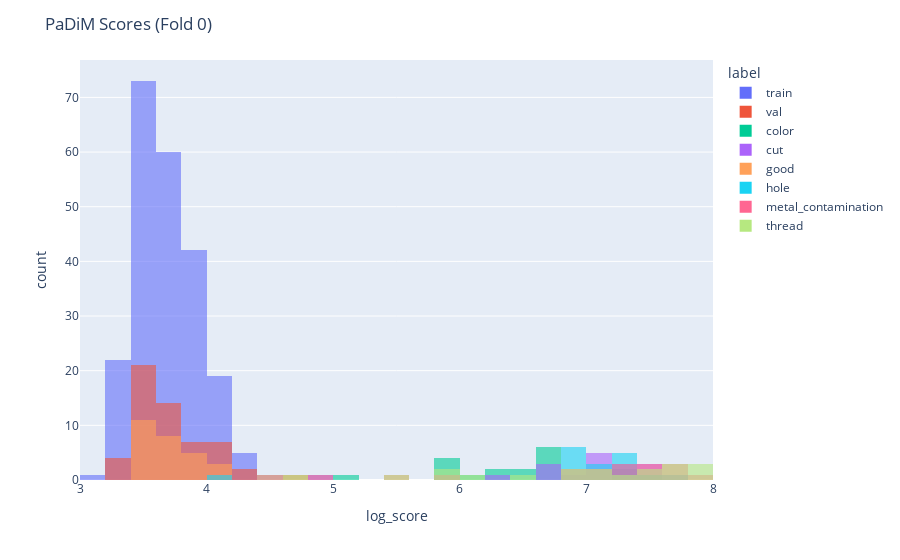
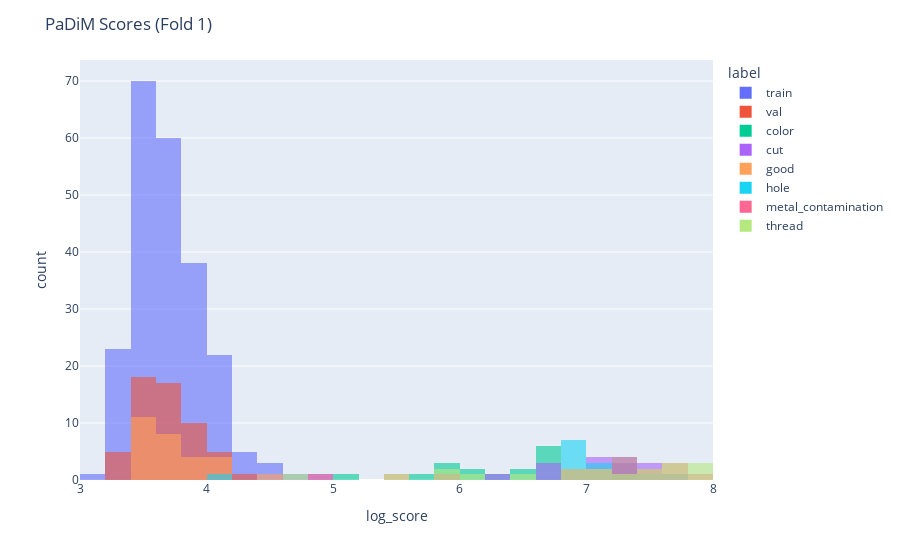
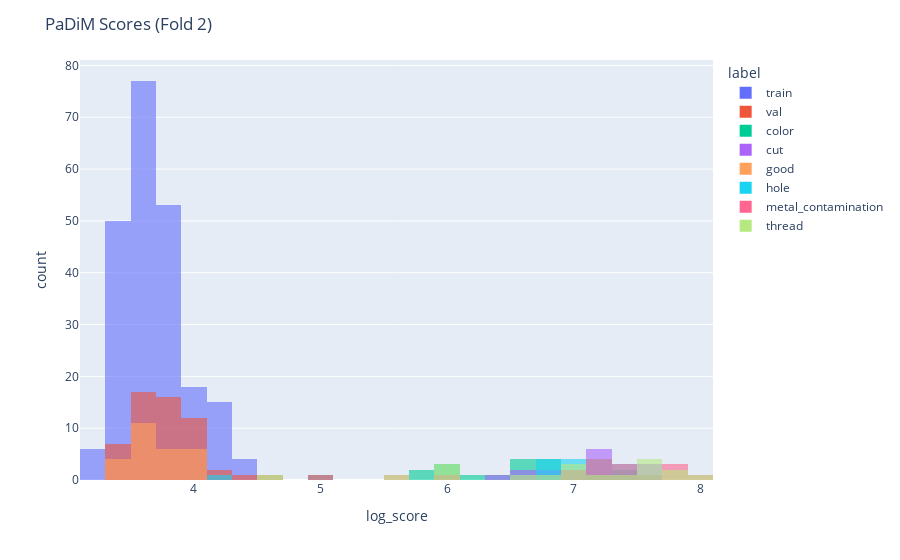
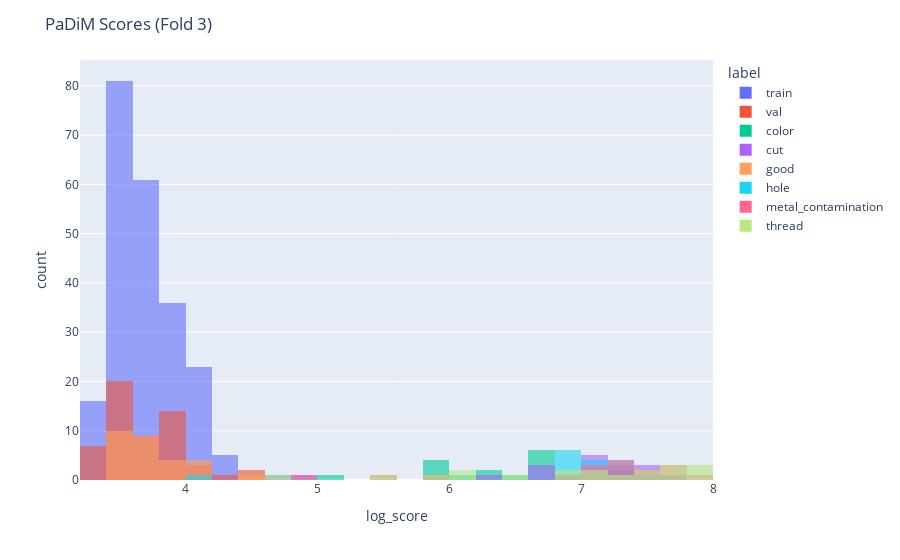

Notebook code cell kept with these figures, in order:
### Markdown cell above
#### PaDiMでの異常検知実験

### Code cell
# PaDiM マハラノビス距離ベースと同様に実装

# CV 各フォールドで PaDiM を学習・評価
all_results_PD = {}
for ifold, fold in enumerate(cv_folds):
    model_state = fit_padim(fold["train_loader"])
    scores_train = all_padim_scores(model_state, fold["train_loader"])
    scores_val = all_padim_scores(model_state, fold["val_loader"])
    scores_test, heatmaps_test = all_padim_scores(model_state, dev_test_loader, return_maps=True)

    all_results_PD[ifold] = {
        "model_state": model_state,
        "scores_train": scores_train,
        "scores_val": scores_val,
        "scores_test": scores_test,
        "heatmaps_test": heatmaps_test,
    }

    df_PD = pd.DataFrame({
        "score": np.r_[scores_train.numpy(), scores_val.numpy(), scores_test.numpy()],
        "label": (["train"] * len(scores_train) + ["val"] * len(scores_val) + dev_test_loader.dataset.labels),
    })

    # スコアを対数変換
    df_PD["log_score"] = np.log1p(df_PD["score"])

    # ヒストグラムの描画
    fig = px.histogram(
        df_PD, x="log_score", color="label", nbins=30, histnorm=None, opacity=0.6
    )
    fig.update_layout(barmode="overlay", title=f"PaDiM Scores (Fold {ifold})")
    fig.show()

### Figure 1 — Plotly figure (JSON) as saved in the notebook; plotly's stock layout.template omitted (floating-point values rounded to 4 significant figures; data arrays with more than 128 entries replaced by an {"elided": "..."} marker saying what was removed)
{"data": [{"bingroup": "x", "hovertemplate": "label=train<br>log_score=%{x}<br>count=%{y}<extra></extra>", "legendgroup": "train", "marker": {"color": "#636efa", "opacity": 0.6, "pattern": {"shape": ""}}, "name": "train", "nbinsx": 30, "orientation": "v", "showlegend": true, "type": "histogram", "x": {"elided": "224 float values"}, "xaxis": "x", "yaxis": "y"}, {"bingroup": "x", "hovertemplate": "label=val<br>log_score=%{x}<br>count=%{y}<extra></extra>", "legendgroup": "val", "marker": {"color": "#EF553B", "opacity": 0.6, "pattern": {"shape": ""}}, "name": "val", "nbinsx": 30, "orientation": "v", "showlegend": true, "type": "histogram", "x": [3.853, 4.033, 3.754, 3.489, 3.555, 3.549, 3.708, 3.772, 3.54, 3.595, 3.733, 3.886, 3.861, 3.538, 3.497, 3.511, 3.425, 3.519, 3.628, 3.574, 4.255, 3.405, 4.109, 3.892, 4.061, 3.48, 3.544, 3.769, 3.666, 3.395, 3.402, 3.569, 3.865, 3.661, 3.593, 3.844, 3.587, 3.669, 4.2, 3.54, 4.202, 3.725, 3.483, 3.389, 3.872, 3.424, 4.008, 4.774, 4.116, 3.739, 3.635, 3.603, 3.793, 4.118, 3.266, 3.355], "xaxis": "x", "yaxis": "y"}, {"bingroup": "x", "hovertemplate": "label=color<br>log_score=%{x}<br>count=%{y}<extra></extra>", "legendgroup": "color", "marker": {"color": "#00cc96", "opacity": 0.6, "pattern": {"shape": ""}}, "name": "color", "nbinsx": 30, "orientation": "v", "showlegend": true, "type": "histogram", "x": [6.746, 6.734, 5.843, 5.893, 6.539, 5.959, 6.206, 6.718, 6.668, 5.852, 6.08, 7.308, 7.406, 7.341, 5.1, 6.77, 6.329, 6.685, 6.486], "xaxis": "x", "yaxis": "y"}, {"bingroup": "x", "hovertemplate": "label=cut<br>log_score=%{x}<br>count=%{y}<extra></extra>", "legendgroup": "cut", "marker": {"color": "#ab63fa", "opacity": 0.6, "pattern": {"shape": ""}}, "name": "cut", "nbinsx": 30, "orientation": "v", "showlegend": true, "type": "histogram", "x": [7.134, 7.241, 7.413, 7.578, 6.612, 6.865, 7.131, 6.302, 6.706, 6.721, 7.075, 7.546, 7.637, 7.265, 7.258, 7.155, 7.009], "xaxis": "x", "yaxis": "y"}, {"bingroup": "x", "hovertemplate": "label=good<br>log_score=%{x}<br>count=%{y}<extra></extra>", "legendgroup": "good", "marker": {"color": "#FFA15A", "opacity": 0.6, "pattern": {"shape": ""}}, "name": "good", "nbinsx": 30, "orientation": "v", "showlegend": true, "type": "histogram", "x": [3.449, 3.6, 3.436, 3.761, 3.541, 3.527, 3.567, 3.85, 4.032, 3.475, 3.722, 3.494, 3.554, 3.665, 3.632, 3.784, 4.043, 3.654, 3.867, 4.517, 3.914, 3.958, 3.895, 3.717, 3.54, 3.724, 3.514, 4.049], "xaxis": "x", "yaxis": "y"}, {"bingroup": "x", "hovertemplate": "label=hole<br>log_score=%{x}<br>count=%{y}<extra></extra>", "legendgroup": "hole", "marker": {"color": "#19d3f3", "opacity": 0.6, "pattern": {"shape": ""}}, "name": "hole", "nbinsx": 30, "orientation": "v", "showlegend": true, "type": "histogram", "x": [6.967, 4.168, 7.353, 7.201, 7.084, 6.882, 7.474, 7.657, 7.239, 7.165, 7.351, 6.839, 7.024, 7.252, 6.921, 6.868, 6.879], "xaxis": "x", "yaxis": "y"}, {"bingroup": "x", "hovertemplate": "label=metal_contamination<br>log_score=%{x}<br>count=%{y}<extra></extra>", "legendgroup": "metal_contamination", "marker": {"color": "#FF6692", "opacity": 0.6, "pattern": {"shape": ""}}, "name": "metal_contamination", "nbinsx": 30, "orientation": "v", "showlegend": true, "type": "histogram", "x": [4.924, 5.516, 7.473, 7.676, 7.287, 7.763, 7.173, 7.972, 7.557, 6.908, 7.401, 7.155, 7.709, 7.366, 5.954, 7.267, 6.987], "xaxis": "x", "yaxis": "y"}, {"bingroup": "x", "hovertemplate": "label=thread<br>log_score=%{x}<br>count=%{y}<extra></extra>", "legendgroup": "thread", "marker": {"color": "#B6E880", "opacity": 0.6, "pattern": {"shape": ""}}, "name": "thread", "nbinsx": 30, "orientation": "v", "showlegend": true, "type": "histogram", "x": [7.256, 5.972, 7.102, 6.494, 6.829, 7.916, 7.923, 7.552, 7.728, 6.05, 7.09, 6.95, 7.435, 7.631, 5.982, 4.746, 7.63, 7.901, 5.566], "xaxis": "x", "yaxis": "y"}], "layout": {"barmode": "overlay", "legend": {"title": {"text": "label"}, "tracegroupgap": 0}, "margin": {"t": 60}, "title": {"text": "PaDiM Scores (Fold 0)"}, "xaxis": {"anchor": "y", "domain": [0, 1], "title": {"text": "log_score"}}, "yaxis": {"anchor": "x", "domain": [0, 1], "title": {"text": "count"}}}}

### Figure 2 — Plotly figure (JSON) as saved in the notebook; plotly's stock layout.template omitted (floating-point values rounded to 4 significant figures; data arrays with more than 128 entries replaced by an {"elided": "..."} marker saying what was removed)
{"data": [{"bingroup": "x", "hovertemplate": "label=train<br>log_score=%{x}<br>count=%{y}<extra></extra>", "legendgroup": "train", "marker": {"color": "#636efa", "opacity": 0.6, "pattern": {"shape": ""}}, "name": "train", "nbinsx": 30, "orientation": "v", "showlegend": true, "type": "histogram", "x": {"elided": "224 float values"}, "xaxis": "x", "yaxis": "y"}, {"bingroup": "x", "hovertemplate": "label=val<br>log_score=%{x}<br>count=%{y}<extra></extra>", "legendgroup": "val", "marker": {"color": "#EF553B", "opacity": 0.6, "pattern": {"shape": ""}}, "name": "val", "nbinsx": 30, "orientation": "v", "showlegend": true, "type": "histogram", "x": [3.973, 3.743, 3.893, 3.912, 3.382, 3.472, 3.654, 3.7, 3.952, 3.377, 3.469, 3.501, 3.666, 3.562, 3.358, 3.284, 3.941, 3.477, 3.916, 3.847, 3.538, 3.53, 4.362, 3.887, 3.605, 3.617, 3.57, 3.541, 4.158, 4.075, 3.613, 3.748, 3.456, 3.776, 3.466, 4.005, 3.705, 3.749, 4.046, 3.562, 3.55, 3.458, 3.834, 3.725, 3.91, 3.626, 3.449, 3.314, 3.416, 3.701, 3.699, 4.012, 3.63, 3.607, 3.563, 3.468], "xaxis": "x", "yaxis": "y"}, {"bingroup": "x", "hovertemplate": "label=color<br>log_score=%{x}<br>count=%{y}<extra></extra>", "legendgroup": "color", "marker": {"color": "#00cc96", "opacity": 0.6, "pattern": {"shape": ""}}, "name": "color", "nbinsx": 30, "orientation": "v", "showlegend": true, "type": "histogram", "x": [6.722, 6.722, 5.791, 5.894, 6.54, 5.922, 6.174, 6.702, 6.645, 5.822, 6.06, 7.311, 7.396, 7.357, 5.079, 6.761, 6.319, 6.656, 6.488], "xaxis": "x", "yaxis": "y"}, {"bingroup": "x", "hovertemplate": "label=cut<br>log_score=%{x}<br>count=%{y}<extra></extra>", "legendgroup": "cut", "marker": {"color": "#ab63fa", "opacity": 0.6, "pattern": {"shape": ""}}, "name": "cut", "nbinsx": 30, "orientation": "v", "showlegend": true, "type": "histogram", "x": [7.139, 7.251, 7.405, 7.566, 6.606, 6.861, 7.131, 6.302, 6.682, 6.715, 7.068, 7.543, 7.633, 7.272, 7.224, 7.137, 6.995], "xaxis": "x", "yaxis": "y"}, {"bingroup": "x", "hovertemplate": "label=good<br>log_score=%{x}<br>count=%{y}<extra></extra>", "legendgroup": "good", "marker": {"color": "#FFA15A", "opacity": 0.6, "pattern": {"shape": ""}}, "name": "good", "nbinsx": 30, "orientation": "v", "showlegend": true, "type": "histogram", "x": [3.444, 3.591, 3.43, 3.754, 3.503, 3.528, 3.576, 3.82, 4.043, 3.486, 3.687, 3.482, 3.552, 3.652, 3.653, 3.763, 4.028, 3.622, 3.85, 4.5, 3.903, 4.03, 3.876, 3.74, 3.553, 3.741, 3.51, 4.045], "xaxis": "x", "yaxis": "y"}, {"bingroup": "x", "hovertemplate": "label=hole<br>log_score=%{x}<br>count=%{y}<extra></extra>", "legendgroup": "hole", "marker": {"color": "#19d3f3", "opacity": 0.6, "pattern": {"shape": ""}}, "name": "hole", "nbinsx": 30, "orientation": "v", "showlegend": true, "type": "histogram", "x": [6.94, 4.159, 7.334, 7.162, 7.073, 6.855, 7.467, 7.667, 7.218, 7.15, 7.346, 6.807, 6.998, 7.226, 6.901, 6.822, 6.875], "xaxis": "x", "yaxis": "y"}, {"bingroup": "x", "hovertemplate": "label=metal_contamination<br>log_score=%{x}<br>count=%{y}<extra></extra>", "legendgroup": "metal_contamination", "marker": {"color": "#FF6692", "opacity": 0.6, "pattern": {"shape": ""}}, "name": "metal_contamination", "nbinsx": 30, "orientation": "v", "showlegend": true, "type": "histogram", "x": [4.889, 5.515, 7.463, 7.681, 7.275, 7.754, 7.17, 7.969, 7.57, 6.903, 7.395, 7.144, 7.704, 7.339, 5.928, 7.265, 6.976], "xaxis": "x", "yaxis": "y"}, {"bingroup": "x", "hovertemplate": "label=thread<br>log_score=%{x}<br>count=%{y}<extra></extra>", "legendgroup": "thread", "marker": {"color": "#B6E880", "opacity": 0.6, "pattern": {"shape": ""}}, "name": "thread", "nbinsx": 30, "orientation": "v", "showlegend": true, "type": "histogram", "x": [7.245, 5.957, 7.083, 6.476, 6.827, 7.921, 7.926, 7.547, 7.702, 6.007, 7.083, 6.953, 7.405, 7.639, 5.969, 4.676, 7.69, 7.891, 5.536], "xaxis": "x", "yaxis": "y"}], "layout": {"barmode": "overlay", "legend": {"title": {"text": "label"}, "tracegroupgap": 0}, "margin": {"t": 60}, "title": {"text": "PaDiM Scores (Fold 1)"}, "xaxis": {"anchor": "y", "domain": [0, 1], "title": {"text": "log_score"}}, "yaxis": {"anchor": "x", "domain": [0, 1], "title": {"text": "count"}}}}

### Figure 3 — Plotly figure (JSON) as saved in the notebook; plotly's stock layout.template omitted (floating-point values rounded to 4 significant figures; data arrays with more than 128 entries replaced by an {"elided": "..."} marker saying what was removed)
{"data": [{"bingroup": "x", "hovertemplate": "label=train<br>log_score=%{x}<br>count=%{y}<extra></extra>", "legendgroup": "train", "marker": {"color": "#636efa", "opacity": 0.6, "pattern": {"shape": ""}}, "name": "train", "nbinsx": 30, "orientation": "v", "showlegend": true, "type": "histogram", "x": {"elided": "224 float values"}, "xaxis": "x", "yaxis": "y"}, {"bingroup": "x", "hovertemplate": "label=val<br>log_score=%{x}<br>count=%{y}<extra></extra>", "legendgroup": "val", "marker": {"color": "#EF553B", "opacity": 0.6, "pattern": {"shape": ""}}, "name": "val", "nbinsx": 30, "orientation": "v", "showlegend": true, "type": "histogram", "x": [3.547, 3.508, 3.876, 3.549, 3.742, 3.66, 3.735, 3.955, 3.559, 3.43, 3.868, 3.864, 3.571, 3.69, 3.344, 3.501, 3.51, 4.009, 3.709, 3.691, 3.636, 3.491, 3.363, 3.639, 4.051, 3.754, 3.746, 3.775, 3.909, 3.777, 5.074, 4.017, 3.63, 3.844, 3.417, 3.64, 3.724, 3.921, 3.908, 3.758, 3.507, 3.984, 4.057, 3.619, 4.496, 3.348, 3.942, 3.716, 4.014, 3.705, 3.53, 3.477, 4.101, 3.918, 4.246, 3.894], "xaxis": "x", "yaxis": "y"}, {"bingroup": "x", "hovertemplate": "label=color<br>log_score=%{x}<br>count=%{y}<extra></extra>", "legendgroup": "color", "marker": {"color": "#00cc96", "opacity": 0.6, "pattern": {"shape": ""}}, "name": "color", "nbinsx": 30, "orientation": "v", "showlegend": true, "type": "histogram", "x": [6.744, 6.745, 5.823, 5.948, 6.542, 5.943, 6.222, 6.721, 6.673, 5.843, 6.064, 7.299, 7.417, 7.373, 5.088, 6.761, 6.337, 6.673, 6.508], "xaxis": "x", "yaxis": "y"}, {"bingroup": "x", "hovertemplate": "label=cut<br>log_score=%{x}<br>count=%{y}<extra></extra>", "legendgroup": "cut", "marker": {"color": "#ab63fa", "opacity": 0.6, "pattern": {"shape": ""}}, "name": "cut", "nbinsx": 30, "orientation": "v", "showlegend": true, "type": "histogram", "x": [7.152, 7.218, 7.418, 7.573, 6.621, 6.865, 7.136, 6.314, 6.684, 6.728, 7.082, 7.567, 7.643, 7.247, 7.238, 7.199, 7.026], "xaxis": "x", "yaxis": "y"}, {"bingroup": "x", "hovertemplate": "label=good<br>log_score=%{x}<br>count=%{y}<extra></extra>", "legendgroup": "good", "marker": {"color": "#FFA15A", "opacity": 0.6, "pattern": {"shape": ""}}, "name": "good", "nbinsx": 30, "orientation": "v", "showlegend": true, "type": "histogram", "x": [3.473, 3.572, 3.452, 3.751, 3.51, 3.511, 3.585, 3.889, 4.053, 3.489, 3.677, 3.5, 3.551, 3.657, 3.644, 3.763, 4.048, 3.676, 3.87, 4.52, 3.982, 4.005, 3.901, 3.739, 3.535, 3.739, 3.519, 4.037], "xaxis": "x", "yaxis": "y"}, {"bingroup": "x", "hovertemplate": "label=hole<br>log_score=%{x}<br>count=%{y}<extra></extra>", "legendgroup": "hole", "marker": {"color": "#19d3f3", "opacity": 0.6, "pattern": {"shape": ""}}, "name": "hole", "nbinsx": 30, "orientation": "v", "showlegend": true, "type": "histogram", "x": [6.98, 4.179, 7.365, 7.175, 7.062, 6.87, 7.482, 7.66, 7.225, 7.159, 7.352, 6.845, 6.996, 7.245, 6.928, 6.83, 6.896], "xaxis": "x", "yaxis": "y"}, {"bingroup": "x", "hovertemplate": "label=metal_contamination<br>log_score=%{x}<br>count=%{y}<extra></extra>", "legendgroup": "metal_contamination", "marker": {"color": "#FF6692", "opacity": 0.6, "pattern": {"shape": ""}}, "name": "metal_contamination", "nbinsx": 30, "orientation": "v", "showlegend": true, "type": "histogram", "x": [4.906, 5.526, 7.46, 7.703, 7.281, 7.75, 7.187, 7.962, 7.544, 6.906, 7.397, 7.145, 7.726, 7.361, 5.968, 7.264, 6.985], "xaxis": "x", "yaxis": "y"}, {"bingroup": "x", "hovertemplate": "label=thread<br>log_score=%{x}<br>count=%{y}<extra></extra>", "legendgroup": "thread", "marker": {"color": "#B6E880", "opacity": 0.6, "pattern": {"shape": ""}}, "name": "thread", "nbinsx": 30, "orientation": "v", "showlegend": true, "type": "histogram", "x": [7.272, 5.989, 7.095, 6.516, 6.833, 7.892, 7.916, 7.549, 7.697, 6.035, 7.087, 6.989, 7.405, 7.64, 5.964, 4.677, 7.631, 7.898, 5.582], "xaxis": "x", "yaxis": "y"}], "layout": {"barmode": "overlay", "legend": {"title": {"text": "label"}, "tracegroupgap": 0}, "margin": {"t": 60}, "title": {"text": "PaDiM Scores (Fold 2)"}, "xaxis": {"anchor": "y", "domain": [0, 1], "title": {"text": "log_score"}}, "yaxis": {"anchor": "x", "domain": [0, 1], "title": {"text": "count"}}}}

### Figure 4 — Plotly figure (JSON) as saved in the notebook; plotly's stock layout.template omitted (floating-point values rounded to 4 significant figures; data arrays with more than 128 entries replaced by an {"elided": "..."} marker saying what was removed)
{"data": [{"bingroup": "x", "hovertemplate": "label=train<br>log_score=%{x}<br>count=%{y}<extra></extra>", "legendgroup": "train", "marker": {"color": "#636efa", "opacity": 0.6, "pattern": {"shape": ""}}, "name": "train", "nbinsx": 30, "orientation": "v", "showlegend": true, "type": "histogram", "x": {"elided": "224 float values"}, "xaxis": "x", "yaxis": "y"}, {"bingroup": "x", "hovertemplate": "label=val<br>log_score=%{x}<br>count=%{y}<extra></extra>", "legendgroup": "val", "marker": {"color": "#EF553B", "opacity": 0.6, "pattern": {"shape": ""}}, "name": "val", "nbinsx": 30, "orientation": "v", "showlegend": true, "type": "histogram", "x": [3.815, 3.831, 3.334, 3.246, 3.65, 4.15, 3.841, 3.486, 3.774, 3.406, 4.183, 4.444, 3.772, 3.809, 3.354, 3.352, 3.9, 3.847, 3.464, 3.225, 3.672, 3.663, 3.688, 3.999, 4.392, 3.835, 3.439, 3.531, 3.466, 3.54, 3.515, 3.691, 3.565, 3.592, 3.84, 3.51, 3.562, 3.331, 3.833, 4.157, 3.503, 3.894, 3.464, 3.801, 3.488, 3.662, 3.401, 3.301, 3.801, 3.598, 3.512, 3.8, 4.511, 3.86, 3.576, 3.571], "xaxis": "x", "yaxis": "y"}, {"bingroup": "x", "hovertemplate": "label=color<br>log_score=%{x}<br>count=%{y}<extra></extra>", "legendgroup": "color", "marker": {"color": "#00cc96", "opacity": 0.6, "pattern": {"shape": ""}}, "name": "color", "nbinsx": 30, "orientation": "v", "showlegend": true, "type": "histogram", "x": [6.73, 6.755, 5.825, 5.888, 6.528, 5.944, 6.255, 6.802, 6.676, 5.84, 6.059, 7.318, 7.44, 7.363, 5.1, 6.772, 6.346, 6.693, 6.607], "xaxis": "x", "yaxis": "y"}, {"bingroup": "x", "hovertemplate": "label=cut<br>log_score=%{x}<br>count=%{y}<extra></extra>", "legendgroup": "cut", "marker": {"color": "#ab63fa", "opacity": 0.6, "pattern": {"shape": ""}}, "name": "cut", "nbinsx": 30, "orientation": "v", "showlegend": true, "type": "histogram", "x": [7.144, 7.25, 7.414, 7.583, 6.615, 6.864, 7.147, 6.313, 6.782, 6.712, 7.094, 7.547, 7.636, 7.268, 7.242, 7.152, 7.031], "xaxis": "x", "yaxis": "y"}, {"bingroup": "x", "hovertemplate": "label=good<br>log_score=%{x}<br>count=%{y}<extra></extra>", "legendgroup": "good", "marker": {"color": "#FFA15A", "opacity": 0.6, "pattern": {"shape": ""}}, "name": "good", "nbinsx": 30, "orientation": "v", "showlegend": true, "type": "histogram", "x": [3.467, 3.609, 3.46, 3.744, 3.507, 3.516, 3.556, 3.864, 4.046, 3.505, 3.676, 3.513, 3.546, 3.665, 3.639, 3.794, 4.03, 3.632, 3.861, 4.515, 3.908, 4.02, 3.879, 3.754, 3.525, 3.745, 3.512, 4.036], "xaxis": "x", "yaxis": "y"}, {"bingroup": "x", "hovertemplate": "label=hole<br>log_score=%{x}<br>count=%{y}<extra></extra>", "legendgroup": "hole", "marker": {"color": "#19d3f3", "opacity": 0.6, "pattern": {"shape": ""}}, "name": "hole", "nbinsx": 30, "orientation": "v", "showlegend": true, "type": "histogram", "x": [6.966, 4.159, 7.337, 7.197, 7.077, 6.874, 7.491, 7.663, 7.24, 7.149, 7.348, 6.826, 7.029, 7.261, 6.923, 6.839, 6.969], "xaxis": "x", "yaxis": "y"}, {"bingroup": "x", "hovertemplate": "label=metal_contamination<br>log_score=%{x}<br>count=%{y}<extra></extra>", "legendgroup": "metal_contamination", "marker": {"color": "#FF6692", "opacity": 0.6, "pattern": {"shape": ""}}, "name": "metal_contamination", "nbinsx": 30, "orientation": "v", "showlegend": true, "type": "histogram", "x": [4.918, 5.545, 7.489, 7.702, 7.299, 7.764, 7.17, 7.982, 7.562, 6.906, 7.394, 7.171, 7.73, 7.353, 5.989, 7.272, 7.02], "xaxis": "x", "yaxis": "y"}, {"bingroup": "x", "hovertemplate": "label=thread<br>log_score=%{x}<br>count=%{y}<extra></extra>", "legendgroup": "thread", "marker": {"color": "#B6E880", "opacity": 0.6, "pattern": {"shape": ""}}, "name": "thread", "nbinsx": 30, "orientation": "v", "showlegend": true, "type": "histogram", "x": [7.259, 6.026, 7.116, 6.48, 6.834, 7.9, 7.915, 7.563, 7.711, 6.034, 7.12, 6.961, 7.41, 7.624, 5.95, 4.679, 7.633, 7.89, 5.55], "xaxis": "x", "yaxis": "y"}], "layout": {"barmode": "overlay", "legend": {"title": {"text": "label"}, "tracegroupgap": 0}, "margin": {"t": 60}, "title": {"text": "PaDiM Scores (Fold 3)"}, "xaxis": {"anchor": "y", "domain": [0, 1], "title": {"text": "log_score"}}, "yaxis": {"anchor": "x", "domain": [0, 1], "title": {"text": "count"}}}}
